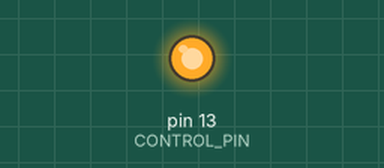
The sketch below on a simulated Arduino Uno, built with avr-gcc and run on an emulated ATmega328P. Parts: output pins drawn as LEDs (lit = HIGH). What the sketch prints to the serial monitor is not drawn.

Above: at 0.1 s.
Timing chart, 0 to 1.6 s (numbered marks = the images above):
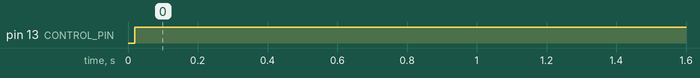

The sketch:

ControleCO2PID.ino
```cpp
#include <SoftwareSerial.h>
#include <PID_v1.h>

#define RX_PIN 2   // Pino RX do sensor MH-Z19
#define TX_PIN 3   // Pino TX do sensor MH-Z19
#define CO2_PIN A0 // Pino analógico para leitura do nível de CO2

SoftwareSerial co2Serial(RX_PIN, TX_PIN);

// Configuração do PID
double setpoint = 1000.0; // Nível de CO2 desejado em ppm
double input, output;
double Kp = 5; // Ganho proporcional
double Ki = 0.1; // Ganho integral
double Kd = 1; // Ganho derivativo

double elapsedTime, previousTime;
double error, lastError;
double cumError, rateError;

// Definindo os limites de saída do PID
double outMin = 0;
double outMax = 100;

// Pinagem do dispositivo de controle de CO2 (um ventilador, por exemplo)
// Substitua pelo pino que controla o dispositivo em seu hardware específico
const int CONTROL_PIN = 13;

void setup() {
  Serial.begin(9600);
  co2Serial.begin(9600);

  pinMode(CONTROL_PIN, OUTPUT);
  digitalWrite(CONTROL_PIN, LOW);
}

void loop() {
  double currentCO2 = readCO2();

  // Chama a função do PID
  PID_Controller(currentCO2);

  // Exibe informações no Serial Monitor
  Serial.print("Nível de CO2 Atual: ");
  Serial.print(currentCO2);
  Serial.print(" ppm | Saída do PID: ");
  Serial.println(output);

  delay(1000); // Aguarda um segundo antes de realizar a próxima leitura
}

double readCO2() {
  co2Serial.write(0xFF);
  co2Serial.write(0x01);
  co2Serial.write(0x86);
  co2Serial.write(0x00);
  co2Serial.write(0x00);
  co2Serial.write(0x00);
  co2Serial.write(0x00);
  co2Serial.write(0x00);

  delay(10);

  while (co2Serial.available() > 0) {
    if (co2Serial.read() == 0xFF) {
      if (co2Serial.read() == 0x86) {
        int co2High = co2Serial.read();
        int co2Low = co2Serial.read();
        return (co2High << 8) + co2Low;
      }
    }
  }

  return -1; // Retorno de erro se não conseguir ler corretamente
}

void PID_Controller(double currentCO2) {
  // Calcula o erro
  error = setpoint - currentCO2;

  // Calcula o tempo decorrido
  double currentTime = millis();
  elapsedTime = (currentTime - previousTime) / 1000.0;

  // Calcula as componentes PID
  double P = Kp * error;
  cumError += error * elapsedTime;
  double I = Ki * cumError;
  rateError = (error - lastError) / elapsedTime;
  double D = Kd * rateError;

  // Calcula a saída PID
  output = P + I + D;

  // Limita a saída do PID dentro dos limites especificados
  output = constrain(output, outMin, outMax);

  // Aplica a saída do PID para controlar algum dispositivo (por exemplo, um ventilador)
  // Neste exemplo, apenas exibimos a saída no Serial Monitor
  // Você deve adaptar esta parte para controlar seu sistema específico
  // (por exemplo, controle de um ventilador para regular a ventilação)
  digitalWrite(CONTROL_PIN, output > 50); // Liga o dispositivo se a saída for maior que 50

  // Atualiza variáveis para a próxima iteração
  lastError = error;
  previousTime = currentTime;
}
```

Measured:
- by itself, pin 13 (CONTROL_PIN): LOW → HIGH at 0.02 s
